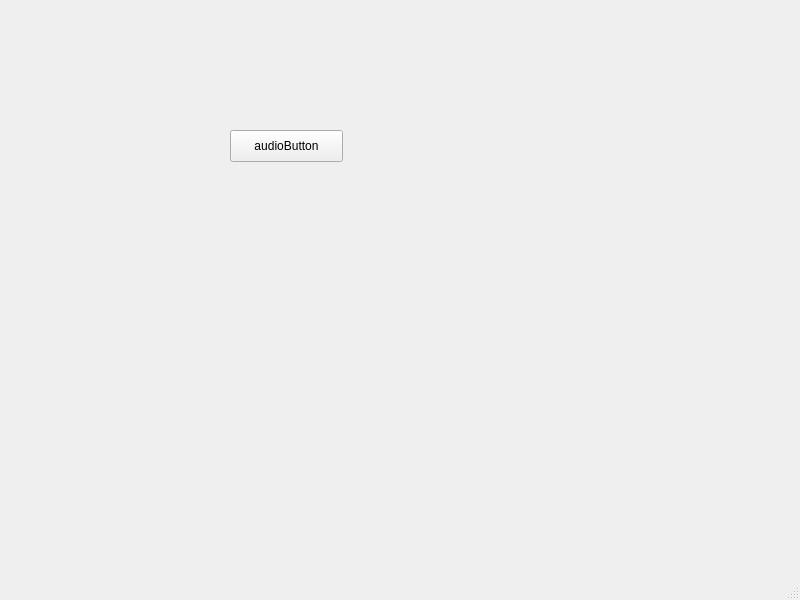
<?xml version="1.0" encoding="UTF-8"?>
<ui version="4.0">
 <class>MainWindow</class>
 <widget class="QMainWindow" name="MainWindow">
  <property name="geometry">
   <rect>
    <x>0</x>
    <y>0</y>
    <width>800</width>
    <height>600</height>
   </rect>
  </property>
  <property name="windowTitle">
   <string>MainWindow</string>
  </property>
  <widget class="QWidget" name="centralwidget">
   <widget class="QPushButton" name="audioButton">
    <property name="geometry">
     <rect>
      <x>230</x>
      <y>130</y>
      <width>113</width>
      <height>32</height>
     </rect>
    </property>
    <property name="text">
     <string>audioButton</string>
    </property>
   </widget>
  </widget>
  <widget class="QMenuBar" name="menubar">
   <property name="geometry">
    <rect>
     <x>0</x>
     <y>0</y>
     <width>800</width>
     <height>24</height>
    </rect>
   </property>
  </widget>
  <widget class="QStatusBar" name="statusbar"/>
 </widget>
 <resources/>
 <connections/>
</ui>
